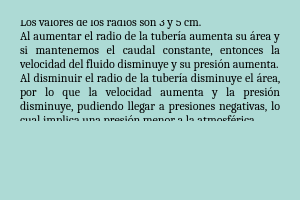
<?xml version="1.0" encoding="UTF-8"?>
<ui version="4.0">
 <class>MainWindow</class>
 <widget class="QMainWindow" name="MainWindow">
  <property name="geometry">
   <rect>
    <x>0</x>
    <y>0</y>
    <width>300</width>
    <height>200</height>
   </rect>
  </property>
  <property name="windowTitle">
   <string>Áreas</string>
  </property>
  <property name="styleSheet">
   <string notr="true">background-color: #ADDAD5</string>
  </property>
  <widget class="QWidget" name="centralwidget">
   <widget class="QLabel" name="label">
    <property name="geometry">
     <rect>
      <x>20</x>
      <y>20</y>
      <width>260</width>
      <height>101</height>
     </rect>
    </property>
    <property name="font">
     <font>
      <family>Cambria</family>
     </font>
    </property>
    <property name="text">
     <string>Los valores de los radios son 3 y 5 cm. 
Al aumentar el radio de la tubería aumenta su área y si mantenemos el caudal constante, entonces la velocidad del fluido disminuye y su presión aumenta.
Al disminuir el radio de la tubería disminuye el área, por lo que la velocidad aumenta y la presión disminuye, pudiendo llegar a presiones negativas, lo cual implica una presión menor a la atmosférica.</string>
    </property>
    <property name="alignment">
     <set>Qt::AlignJustify|Qt::AlignVCenter</set>
    </property>
    <property name="wordWrap">
     <bool>true</bool>
    </property>
   </widget>
   <widget class="QLabel" name="label_2">
    <property name="geometry">
     <rect>
      <x>140</x>
      <y>130</y>
      <width>140</width>
      <height>35</height>
     </rect>
    </property>
    <property name="text">
     <string/>
    </property>
    <property name="pixmap">
     <pixmap>../Imagenes/FormulaVenturi2.png</pixmap>
    </property>
    <property name="scaledContents">
     <bool>true</bool>
    </property>
   </widget>
   <widget class="QLabel" name="label_3">
    <property name="geometry">
     <rect>
      <x>40</x>
      <y>135</y>
      <width>80</width>
      <height>25</height>
     </rect>
    </property>
    <property name="text">
     <string/>
    </property>
    <property name="pixmap">
     <pixmap>../Imagenes/FormulaContinuidad.png</pixmap>
    </property>
    <property name="scaledContents">
     <bool>true</bool>
    </property>
   </widget>
  </widget>
  <widget class="QStatusBar" name="statusbar"/>
 </widget>
 <resources/>
 <connections/>
</ui>
